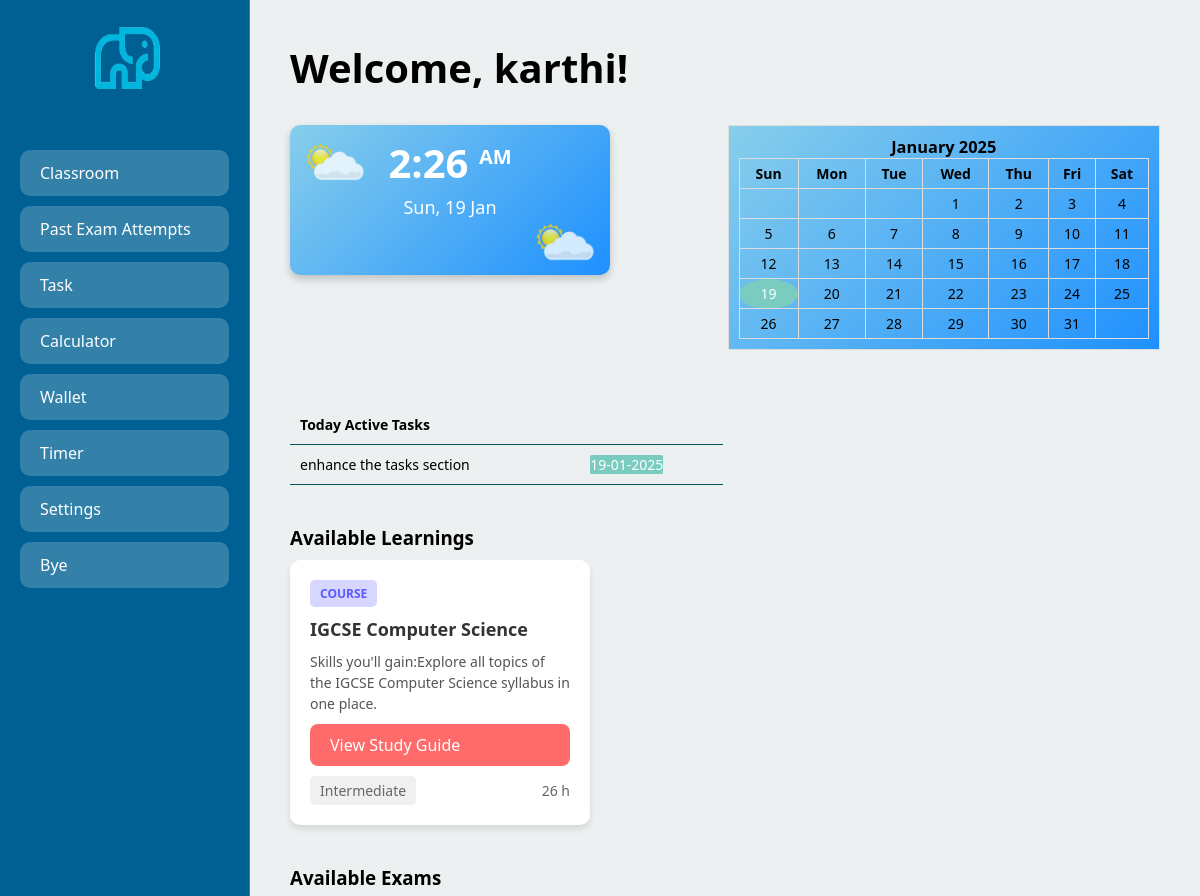
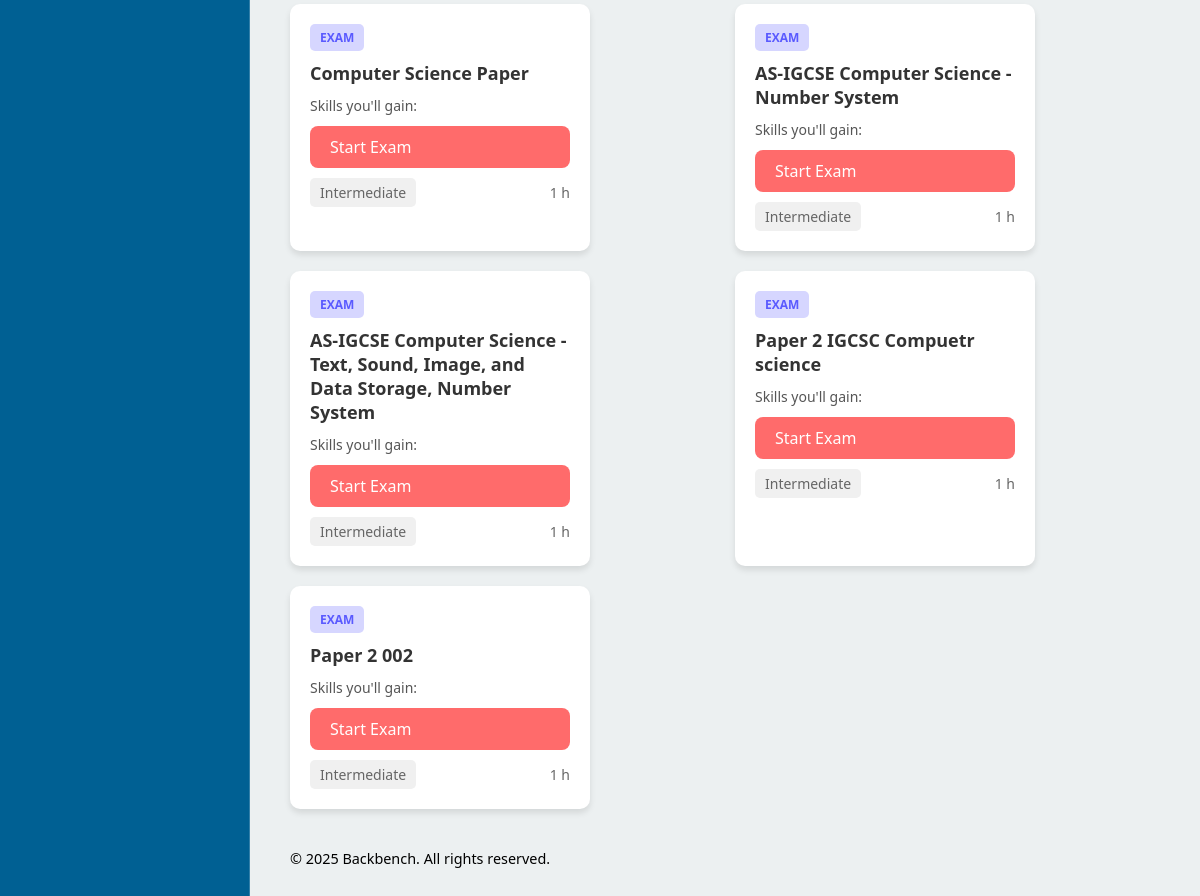
The page /user_home (signed in) on the database its author committed (2 pictures, top to bottom).
### app.py (models this page shows)
class User(db.Model, UserMixin):
    id = db.Column(db.Integer, primary_key=True)
    username = db.Column(db.String(20), unique=True, nullable=False)
    password = db.Column(db.String(60), nullable=False)
    student_class = db.Column(db.String(50), nullable=False)
    wallet_balance = db.Column(db.Float, default=0.0)  # New field to store total balance

class ToDo(db.Model):
    id = db.Column(db.Integer, primary_key=True)
    task = db.Column(db.String(200), nullable=False)
    date = db.Column(db.Date, nullable=False)
    user_id = db.Column(db.Integer, db.ForeignKey('user.id'), nullable=False)

class Learning(db.Model):
    id = db.Column(db.Integer, primary_key=True)
    title = db.Column(db.String(100), nullable=False)  # Title of the learning material
    desc = db.Column(db.Text, nullable=True)           # Description of the learning material
    code = db.Column(db.String(50), nullable=False)    # Code identifier for the learning material

class Exam(db.Model):
    __tablename__ = 'exam'
    id = db.Column(db.Integer, primary_key=True)
    title = db.Column(db.String(100), nullable=False)
    questions = db.relationship('Question', backref='exam', lazy=True)

### app.py (the view)
@app.route("/user_home")
@login_required
def user_home():
    today = datetime.now().date()
    tomorrow = today + timedelta(days=1)
    todos = ToDo.query.filter(
        ToDo.user_id == current_user.id,
        ToDo.date.in_([today, tomorrow])  # Filter for today and tomorrow
    ).order_by(ToDo.date.asc()).all()
    print(todos)
    user_class = current_user.student_class
    print(user_class)
    exams = db.session.query(Exam).join(ExamMapping).filter(ExamMapping.class_name == user_class).all()
    learnings = db.session.query(Learning).join(LearningsMapping).filter(LearningsMapping.class_name == user_class).all()
    return render_template("user_home.html", exams=exams, attempts=attempts, learnings=learnings, todos=todos)

### app.py (called while the page is built)
@login_manager.user_loader
def load_user(user_id):
    return User.query.get(int(user_id))

### templates/user_home.html (shortened to what this page needs)
<!DOCTYPE html>
<html lang="en">
<head>
</head>
<body>
    <div class="sidebar">
      <div class="sidebar-logo">
            <img src="static/logo.png" alt="Backbench Logo">
        </div>
            <a href="{{ url_for('user_home') }}" class="sidebar-button">Classroom</a>
            <a href="{{ url_for('attempts') }}" class="sidebar-button">Past Exam Attempts</a>
             <a href="{{ url_for('task') }}" class="sidebar-button">Task</a>
              <a href="{{ url_for('calc') }}" class="sidebar-button">Calculator</a>
              <a href="{{ url_for('wallet') }}" class="sidebar-button">Wallet</a>
            <a href="{{ url_for('countdown') }}" class="sidebar-button">Timer</a>
            <a href="{{ url_for('settings') }}" class="sidebar-button">Settings</a>
        <a href="{{ url_for('logout') }}" class="sidebar-button">Bye</a>
    </div>
    <div class="content">
        <h1>Welcome, {{ current_user.username }}!</h1>
        <div class="widget-container">
        <div id="current-time-widget">
    <div class="time">10:41 <span class="period">PM</span></div>
    <div class="date">Fri, 6 Jun</div>
</div>
        <div id="calendar"></div>
        <div class="todo-container">
            <table  class="todo-table">
        <thead>
            <tr>
                <th>Today Active Tasks</th>
                <th></th>
            </tr>
        </thead>
        <tbody id="todoList">
            {% for todo in todos %}
            <tr>
                <td>{{ todo.task }}</td>
                <td>
                {% if todo.date == current_date %}
                    <span style="color: green; font-weight: bold;">Today</span>
                {% elif todo.date == tomorrow_date %}
                    <span style="color: orange; font-weight: bold;">Tomorrow</span>
                {% else %}
                     <span style="background-color: #79CCBF; color: white; border-radius: 5%;">{{ todo.date.strftime('%d-%m-%Y') }}</span>
                {% endif %}
            </td>
            </tr>
            {% endfor %}
        </tbody>
    </table>
        </div>
        </div>
     <h3>Available Learnings</h3>
     <div class="exam-catalog">
     {% if learnings %}
            {% for learn in learnings %}
                 <div class="card">
                   <div class="card-header">
                       <span class="badge">COURSE</span>
                   </div>
                   <h2 class="course-title">{{ learn.title }}</h2>
                   <p class="course-description">
                       Skills you'll gain:{{ learn.desc }}
                   </p>
                   <a href="{{ url_for('learn', code=learn.code) }}" class="exam-link">View Study Guide</a>
                   <div class="course-meta">
                       <span class="difficulty">Intermediate</span>
                       <span class="duration">26 h</span>
                   </div>
               </div>
     {% endfor %}
     {% else %}
        <p>No Learnings</p>
    {% endif %}
      </div>
        <h3>Available Exams</h3>
        <div class="exam-catalog">
        {% if exams %}
            {% for exam in exams %}
                <div class="card">
                   <div class="card-header">
                       <span class="badge">EXAM</span>
                   </div>
                   <h2 class="course-title">{{ exam.title }}</h2>
                   <p class="course-description">
                       Skills you'll gain: {{ exam.skills }}
                   </p>
                   <a href="{{ url_for('exam', exam_id=exam.id, question_number=1) }}" class="exam-link">Start Exam</a>
                   <div class="course-meta">
                       <span class="difficulty">Intermediate</span>
                       <span class="duration">1 h</span>
                   </div>
               </div>
            {% endfor %}
        {% else %}
        <p>No Exams</p>
        {% endif %}
        </div>
        <div style="margin-top: 20px; font-size: 0.9em;">
        <p>&copy; 2025 Backbench. All rights reserved.</p>
    </div>
    </div>
</body>
</html>

### templates/user_home.html (style rules this page uses)
* { box-sizing: border-box; margin: 0; padding: 0; font-family: 'Segoe UI', Tahoma, Geneva, Verdana, sans-serif; }
body { background: linear-gradient(135deg, #6a11cb 0%, #2575fc 100%); min-height: 100vh; display: flex; }
.sidebar { width: 250px; background: #006093; backdrop-filter: blur(10px); padding: 20px; border-right: 1px solid rgba(255, 255, 255, 0.2); }
.sidebar-button { display: block; padding: 12px 20px; margin: 10px 0; background: rgba(255, 255, 255, 0.2); color: white; text-decoration: none; border-radius: 10px; transition: all 0.3s ease; }
.content { flex: 1; padding: 40px; color: black; background: #ecf0f1; }
h1 { margin-bottom: 30px; font-size: 2.5em; }
h2 { margin: 30px 0 20px; font-size: 1.8em; }
.exam-catalog { display: grid; grid-template-columns: repeat(auto-fill, minmax(300px, 1fr)); gap: 20px; margin-bottom: 40px; margin-top: 10px; }
.exam-link { display: inline-block; padding: 10px 20px; background: #ff6b6b; color: white; text-decoration: none; border-radius: 8px; transition: background 0.3s ease; }
.widget-container { display: grid; grid-template-columns: repeat(auto-fill, minmax(300px, 1fr)); gap: 5px; margin-bottom: 40px; font-size: 14px; }
#calendar { border: 1px solid #ddd; padding: 10px; display: inline-block; text-align: center; background: linear-gradient(135deg, #87CEEB, #1E90FF) }
.todo-container { margin-top: 40px; }
.todo-table { width: 100%; border-collapse: collapse; margin-top: 10px; }
.todo-table th, .todo-table td { text-align: left; padding: 10px; border-bottom: 1px solid #085659; color:black background: white; }
#current-time-widget { width: 320px; height: 150px; border-radius: 10px; background: linear-gradient(135deg, #87CEEB, #1E90FF); color: white; text-align: center; padding: 10px; font-family: Arial, sans-serif; box-shadow: 0px 4px 8px rgba(0, 0, 0, 0.2); position: relative; overflow: hidden; }
#current-time-widget .time { font-size: 40px; font-weight: bold; }
#current-time-widget .date { font-size: 18px; margin-top: 5px; }
#current-time-widget::before { content: ''; position: absolute; top: 10px; left: 10px; width: 70px; height: 50px; background: url('static/sun.png') no-repeat center/contain; opacity: 0.8; }
#current-time-widget::after { content: ''; position: absolute; bottom: 10px; right: 10px; width: 70px; height: 50px; background: url('static/sun.png') no-repeat center/contain; opacity: 0.8; }
.sidebar-logo { text-align: center; margin-bottom: 30px; }
.sidebar-logo img { width: 80px; height: 80px; border-radius: 50%; margin-bottom: 15px; }
.card { background-color: #ffffff; border-radius: 10px; box-shadow: 0 4px 6px rgba(0, 0, 0, 0.1); padding: 20px; width: 300px; display: flex; flex-direction: column; gap: 10px; }
.card-header { display: flex; justify-content: space-between; align-items: center; }
.badge { background-color: #d6d6ff; color: #5a5aff; font-weight: bold; font-size: 12px; padding: 5px 10px; border-radius: 5px; }
.course-title { font-size: 18px; color: #333333; margin: 0; }
.course-description { font-size: 14px; color: #555555; line-height: 1.5; }
.course-meta { display: flex; justify-content: space-between; align-items: center; font-size: 14px; color: #666666; }
.difficulty { background-color: #f0f0f0; padding: 5px 10px; border-radius: 5px; }
.duration { font-size: 14px; }

### rows shown on the page
User: username "karthi"
ToDo: task "enhance the tasks section", date "19-01-2025"
Learning: title "IGCSE Computer Science", desc "Explore all topics of the IGCSE Computer Science syllabus in one place."
Exam: title "Computer Science Paper"
Exam: title "AS-IGCSE Computer Science - Number System"
Exam: title "AS-IGCSE Computer Science - Text, Sound, Image, and Data Storage, Number System"
Exam: title "Paper 2 IGCSC Compuetr science"
Exam: title "Paper 2 002"
